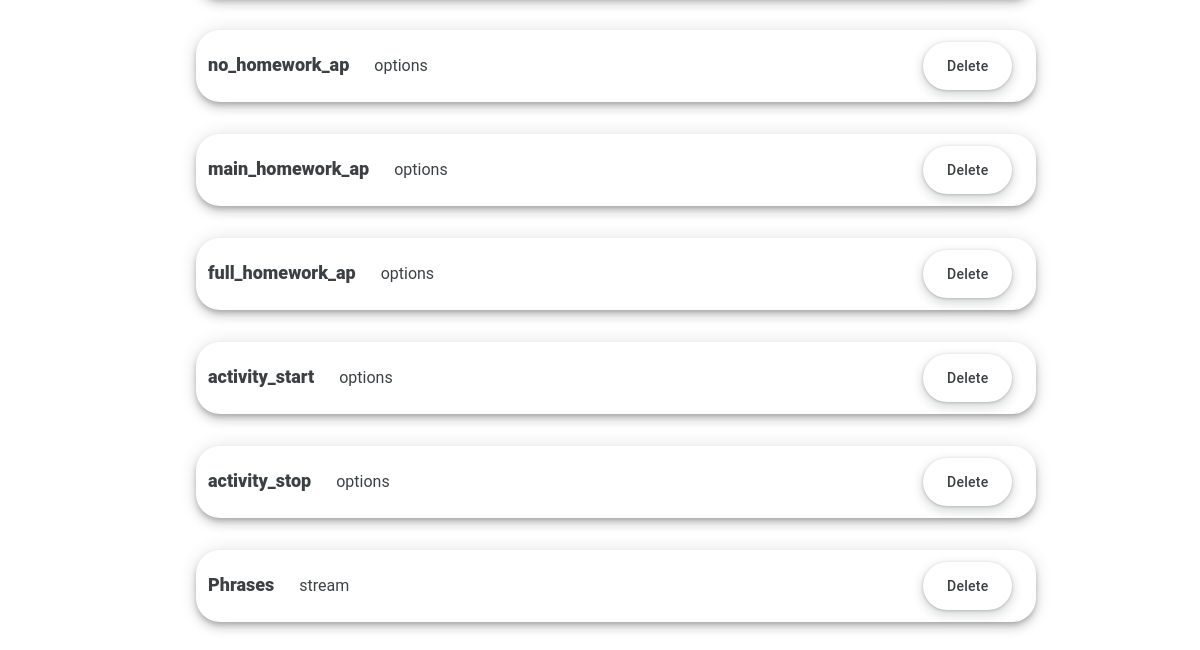
Page /prompts.html (signed in, lower part) on the earlier database version.
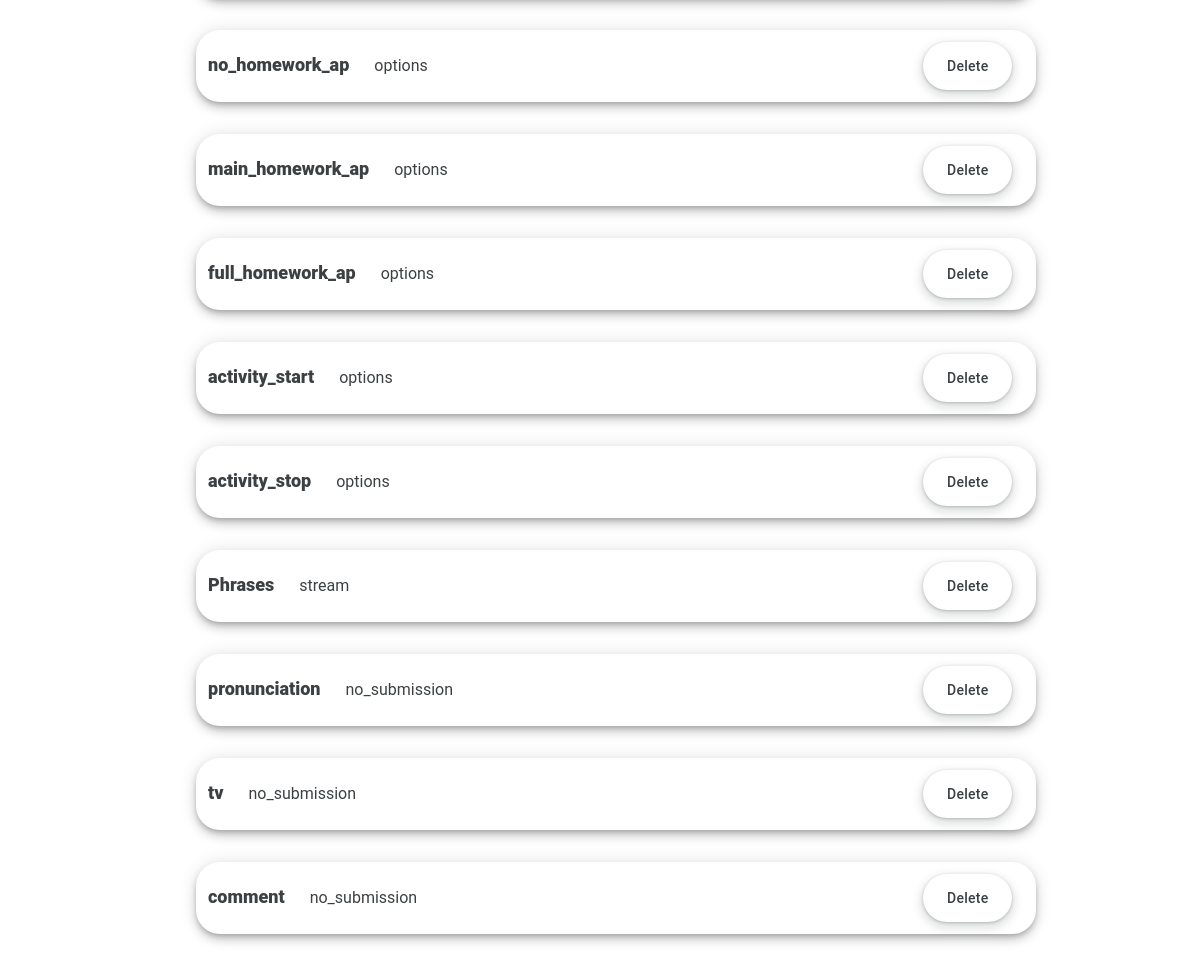
Same page on the later database version.
### nieszkolni_app/models.py (models this page shows)
class Prompt(models.Model):
    class Meta:
        unique_together = (("prompt", "parent"),)
    prompt = models.CharField(max_length=200, default="")
    parent = models.CharField(max_length=200, default="")
    pattern = models.CharField(max_length=200, default="")

### nieszkolni_app/views.py (the view, shortened to what this page needs)
# urls.py: path('prompts.html', views.prompts, name="prompts"),
@staff_member_required
def prompts(request):
    if request.user.is_authenticated:
        first_name = request.user.first_name
        last_name = request.user.last_name
        current_user = first_name + " " + last_name
        prompts = KnowledgeManager().display_all_prompts()
        return render(request, "prompts.html", {
            "prompts": prompts
            })

### nieszkolni_folder/audit_manager.py (called while the page is built)
    def check_if_clocked_in(self, clocking_user):
        with connection.cursor() as cursor:
            cursor.execute(f'''
                SELECT clock_out
                FROM nieszkolni_app_audit
                WHERE clocking_user = '{clocking_user}'
                AND entry_type = 'automatic'
                AND status = 'started'
                ORDER BY stamp DESC
                LIMIT 1
                ''')
            response = cursor.fetchone()
            if response is not None:
                if response[0] == 0:
                    status = True
                else:
                    status = False
            else:
                status = False
            return status

### nieszkolni_folder/knowledge_manager.py (called while the page is built)
    def display_all_prompts(self):
        with connection.cursor() as cursor:
            cursor.execute(f'''
                SELECT prompt, parent, pattern
                FROM nieszkolni_app_prompt
                ''')
            prompts = cursor.fetchall()
            return prompts

### nieszkolni_app/templates/prompts.html (shortened to what this page needs)
{% extends 'base.html' %}
{% block 'content' %}
<div class="list_container">
	<ul class="list">
		{% for prompt in prompts %}
			<form action="{% url 'prompts' %}" method="POST">
				<li class="list_item">
					<div class="list_content">{{ prompt.0 }}</div>
					<div class="list_content_inside">{{ prompt.1 }}</div>
					<button type="submit" class="list_button button_main" name="prompts_action" value="delete_prompt">Delete</button>
				</li>
			</form>
		{% endfor %}
	</ul>
</div>
{% endblock %}

Differences in the rows shown:
added Prompt: prompt "pronunciation", parent "no_submission"
added Prompt: prompt "tv", parent "no_submission"
added Prompt: prompt "comment", parent "no_submission"
